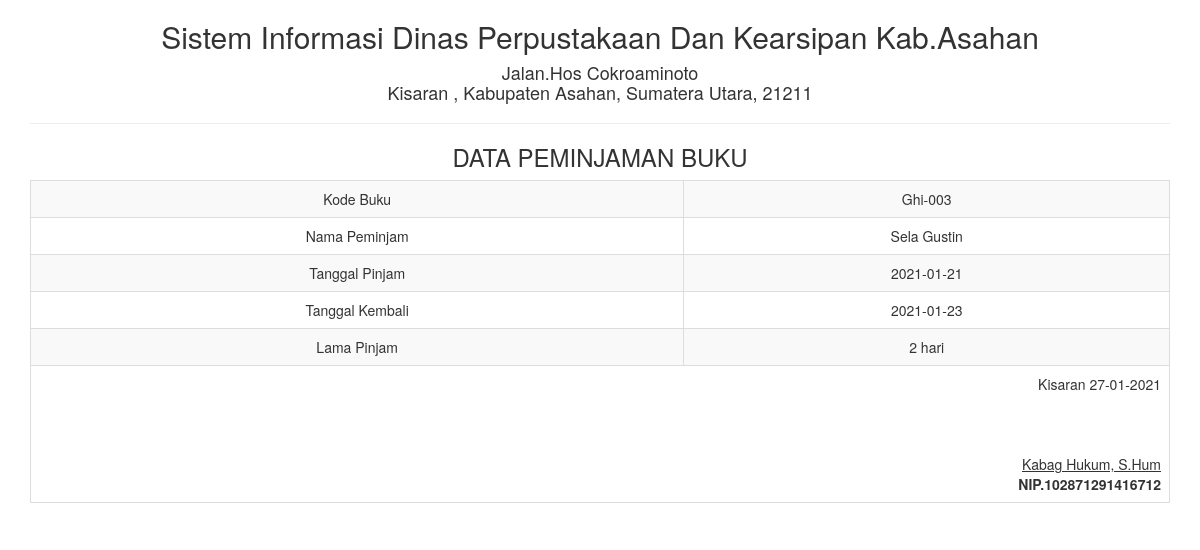
The app's page /report/peminjaman_satu.php?id=9 with its own data.
### tables this page shows
CREATE TABLE `peminjaman` (
  `kd_buku` varchar(50) NOT NULL,
  `peminjam` varchar(50) NOT NULL,
  `tgl_pinjam` varchar(25) NOT NULL,
  `tgl_kembali` varchar(25) NOT NULL,
  `lama_pinjam` int(5) NOT NULL,
  `id` int(5) NOT NULL
);

### report/peminjaman_satu.php (the view, shortened to what this page needs)
<!DOCTYPE html>
<html>
    <head>
        <link href="../Assets/css/bootstrap.min.css" rel="stylesheet" type="text/css"/>
    </head>
    <body onload="print()">
        <?php
        include '../config/koneksi.php';
        $sql = "SELECT * FROM peminjaman WHERE id='" . $_GET ['id'] . "'";
        $query = mysqli_query($koneksi, $sql) or die("SQL Detail error");
        $data = mysqli_fetch_array($query);
        ?>
        <div class="container">
            <div class='row'>
                <div class="col-sm-12">
                    <div class="text-center">
                        <h2>Sistem Informasi Dinas Perpustakaan Dan Kearsipan Kab.Asahan </h2>
                        <h4>Jalan.Hos Cokroaminoto <br> Kisaran , Kabupaten Asahan, Sumatera Utara, 21211</h4>
                        <hr>
                        <h3>DATA PEMINJAMAN BUKU</h3>
                        <table class="table table-bordered table-striped table-hover">
                            <tbody>
								<tr>
                                    <td>Kode Buku</td> <td><?= $data['kd_buku'] ?></td>
                                </tr>
                                <tr>
                                    <td>Nama Peminjam</td> <td><?= $data['peminjam'] ?></td>
                                </tr>
                                <tr>
                                    <td>Tanggal Pinjam</td> <td><?= $data['tgl_pinjam'] ?></td>
                                </tr>
                                <tr>
                                    <td>Tanggal Kembali</td> <td><?= $data['tgl_kembali'] ?></td>
                                </tr>
								<tr>
                                    <td>Lama Pinjam</td> <td><?= $data['lama_pinjam'] ?> hari</td>
                                </tr>
                            </tbody>
                            <tfoot>
                                <tr>
                                    <td colspan="2" class="text-right">
                                        Kisaran  <?= date("d-m-Y") ?>
                                        <br><br><br><br>
                                        <u>Kabag Hukum, S.Hum<strong></u><br>
                                        NIP.102871291416712
									</td>
								</tr>
							</tfoot>
                        </table>
                    </div>
                </div>
            </div>
    </body>
</html>

### records on screen
peminjaman: kd_buku "Ghi-003", peminjam "Sela Gustin", tgl_pinjam "2021-01-21", tgl_kembali "2021-01-23", lama_pinjam "2"
